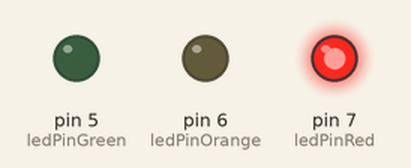
Recording of a sketch running on a simulated Arduino Uno, built with avr-gcc and run on an emulated ATmega328P. Shown: output pins drawn as LEDs (lit = HIGH).

Above: at 5.0 s.
At 11.0 s:
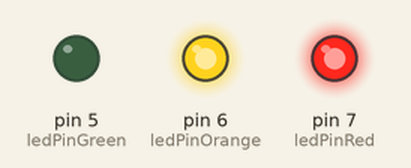
At 17.0 s:
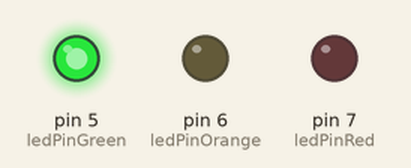
At 23.5 s:
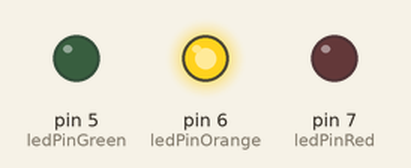
Timing chart, 0 to 32.5 s (numbered marks = the images above):
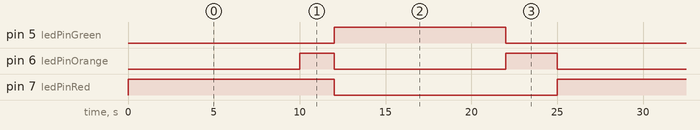

Measured:
- by itself, pin 5 (ledPinGreen): alternates HIGH for 10.0 s and LOW for 15.0 s
- by itself, pin 6 (ledPinOrange): repeats every 25.0 s: LOW 10.0 s, HIGH 3.0 s, LOW 10.0 s, HIGH 2.0 s
- by itself, pin 7 (ledPinRed): alternates HIGH for 12.0 s and LOW for 13.0 s

The sketch:

MachineAEtats.ino
```cpp
/*
Auteur :      Erik Bartmann
Nom :         La machine à états
Version :     1.0
Références :  http://arduino.cc/en/Reference/PinMode
              http://arduino.cc/en/Reference/Constants
              http://arduino.cc/en/Reference/DigitalWrite
              http://arduino.cc/en/Reference/Delay
*/
#define DELAY1 10000  // Pause 1, 10 secondes
#define DELAY2 2000   // Pause 2, 2 secondes
#define DELAY3 3000   // Pause 3, 3 secondes
int ledPinRed = 7;    // Broche 7 commande la LED rouge
int ledPinOrange = 6; // Broche 6 commande la LED orange
int ledPinGreen = 5;  // Broche 5 commande la LED verte

void setup(){
  pinMode(ledPinRed, OUTPUT);    // Broche comme sortie
  pinMode(ledPinOrange, OUTPUT); // Broche comme sortie
  pinMode(ledPinGreen, OUTPUT);  // Broche comme sortie
}

void loop(){
  digitalWrite(ledPinRed, HIGH);    // Allumage LED rouge
  delay(DELAY1);                    // Attendre 10 secondes
  digitalWrite(ledPinOrange, HIGH); // Allumage LED orange
  delay(DELAY2);                    // Attendre 2 secondes
  digitalWrite(ledPinRed, LOW);     // Extinction LED rouge
  digitalWrite(ledPinOrange, LOW);  // Extinction LED orange
  digitalWrite(ledPinGreen, HIGH);  // Allumage LED verte
  delay(DELAY1);                    // Attendre 10 secondes
  digitalWrite(ledPinGreen, LOW);   // Extinction LED verte
  digitalWrite(ledPinOrange, HIGH); // Allumage LED orange
  delay(DELAY3);                    // Attendre 3 secondes
  digitalWrite(ledPinOrange, LOW);  // Extinction LED orange
}
```
